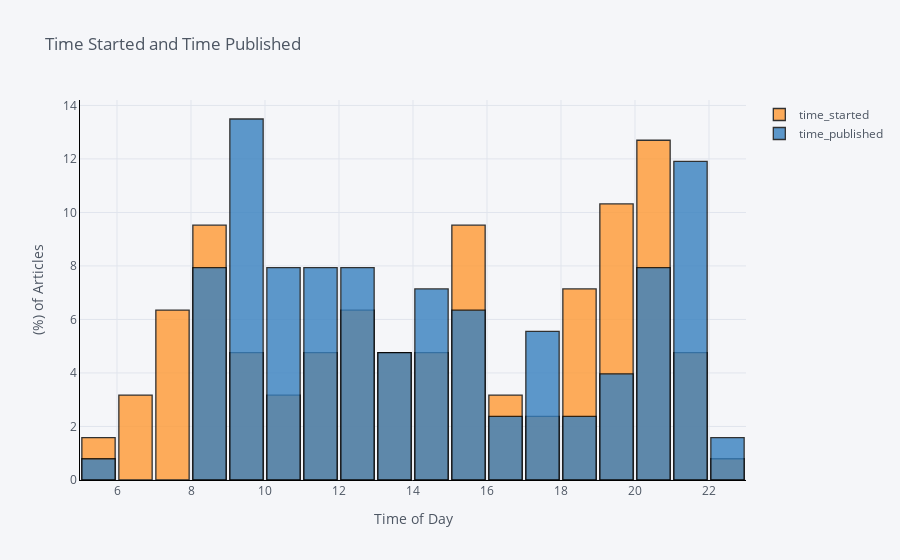

The notebook cell this image was saved under:
### Code cell
df['time_started'] = df['started_date'].apply(to_time)
df['time_published'] = df['published_date'].apply(to_time)

df[['time_started', 'time_published']].iplot(
    kind='hist',
    linecolor='black',
    bins=24,
    histnorm='percent',
    bargap=0.1,
    opacity=0.8,
    xTitle='Time of Day',
    yTitle='(%) of Articles',
    title='Time Started and Time Published')

### Figure 1 — Plotly figure (JSON) as saved in the notebook; plotly's stock layout.template omitted (floating-point values rounded to 4 significant figures)
{"data": [{"histfunc": "count", "histnorm": "percent", "marker": {"color": "rgba(255, 153, 51, 1.0)", "line": {"color": "#000000", "width": 1.3}}, "name": "time_started", "nbinsx": 24, "opacity": 0.8, "orientation": "v", "type": "histogram", "x": [14.4, 22.03, 12, 18.35, 20.3, 19.12, 11.52, 20.82, 9.1, 20.07, 15.23, 11.33, 13.03, 6.967, 12.62, 15.78, 20.72, 15.3, 14.02, 13.55, 6.1, 15.18, 19.47, 18.78, 18.8, 21.63, 13.3, 20.73, 17.38, 12.43, 8.75, 8.067, 10.7, 18.27, 7.267, 18.45, 15.78, 21.08, 19.8, 18.37, 20.53, 7.6, 20.63, 7.817, 20.63, 7.3, 8.25, 19.1, 7.783, 20.63, 14.53, 12.37, 12.67, 12.37, 21.35, 9.55, 20.1, 9.967, 19.95, 11.03, 13.03, 19.45, 13.63, 13.98, 9.6, 12.13, 18.18, 6.85, 18.2, 16.28, 10.92, 16, 19.12, 19.93, 7.033, 11.18, 20.47, 15.3, 19.02, 12.02, 9.217, 8.667, 20.02, 15.45, 14.9, 5.467, 10.85, 20.07, 14.35, 19.87, 5.05, 16.35, 6.983, 20.22, 21.15, 8.4, 15.68, 15.28, 10.38, 11.3, 20.2, 17.12, 17.78, 15.72, 21.28, 19.85, 19.85, 19.17, 7.867, 18.8, 8.717, 15.43, 14.75, 8.25, 8.367, 8.283, 8.333, 8.317, 8.35, 7.333, 15.48, 11.68, 16.93, 20.15, 9.95, 21.6]}, {"histfunc": "count", "histnorm": "percent", "marker": {"color": "rgba(55, 128, 191, 1.0)", "line": {"color": "#000000", "width": 1.3}}, "name": "time_published", "nbinsx": 24, "opacity": 0.8, "orientation": "v", "type": "histogram", "x": [14.42, 22.03, 12.92, 9.133, 8.85, 21.15, 17.9, 21.28, 17.83, 14.35, 14.4, 12.97, 12.97, 19.97, 15.28, 17.05, 14.03, 17.1, 15.15, 15.07, 10.33, 11.33, 11.37, 18.85, 13.75, 20.25, 20.62, 9.75, 16.97, 21.82, 20.8, 9.85, 15.4, 19.7, 8.917, 15.5, 20.27, 14.37, 18.45, 20.28, 8.667, 11.68, 9.433, 9.2, 9.15, 22.48, 18.95, 11.45, 12.82, 9.55, 11.17, 16.27, 10.48, 9.783, 12.73, 8.6, 14.2, 20.63, 13.52, 13.57, 15.45, 11.07, 12.55, 9.567, 9.8, 14.27, 11.65, 10.02, 20.58, 10.2, 8.433, 8.55, 11.07, 8.95, 9.583, 9.067, 5.883, 14.72, 19.82, 9.8, 9.85, 19.13, 12.73, 17.45, 9.433, 10.52, 17.92, 10.43, 13.68, 21.07, 13.17, 12.52, 10.43, 15.53, 20.73, 21.5, 10.23, 10.28, 9, 8.583, 21.9, 19.95, 13.42, 10.38, 11.83, 16.27, 14.68, 21.27, 12.65, 21.05, 20.07, 20.38, 15.47, 21.37, 21.4, 21.42, 21.43, 21.43, 21.45, 8, 12.52, 11.6, 17.88, 8.25, 9.483, 21.07]}], "layout": {"bargap": 0.1, "barmode": "overlay", "legend": {"bgcolor": "#F5F6F9", "font": {"color": "#4D5663"}}, "paper_bgcolor": "#F5F6F9", "plot_bgcolor": "#F5F6F9", "title": {"font": {"color": "#4D5663"}, "text": "Time Started and Time Published"}, "xaxis": {"gridcolor": "#E1E5ED", "linecolor": "black", "showgrid": true, "tickfont": {"color": "#4D5663"}, "title": {"font": {"color": "#4D5663"}, "text": "Time of Day"}, "zerolinecolor": "#E1E5ED"}, "yaxis": {"gridcolor": "#E1E5ED", "linecolor": "black", "showgrid": true, "tickfont": {"color": "#4D5663"}, "title": {"font": {"color": "#4D5663"}, "text": "(%) of Articles"}, "zerolinecolor": "#E1E5ED"}}}
